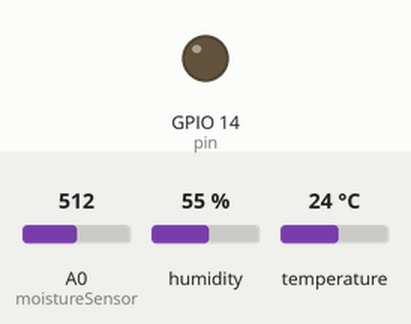
This sketch was run on a simulated ESP8266 (NodeMCU). Shown: output pins drawn as LEDs (lit = HIGH). The inputs (shaded band) are chosen by the test bench; at power-on: A0 (moistureSensor) = 512, humidity 55 %, temperature 24 °C. WiFi joins after 1.5 s; servers stay silent unless stated; the Firebase database answers and starts empty; what the sketch prints to the serial monitor is not drawn.

Above: at 0.1 s.
At 1.7 s:
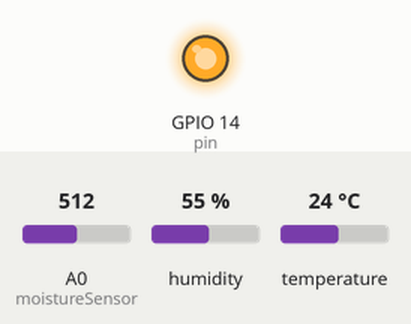
Timing chart, 0 to 3.2 s (numbered marks = the images above):
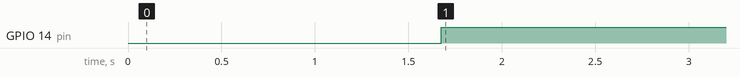

The sketch:

firebase_data.ino
```cpp
 #include <ESP8266WiFi.h>
#include <FirebaseArduino.h>
#include <DHT.h>

#define FIREBASE_HOST "nodemcufirebase-142b3-default-rtdb.firebaseio.com"
#define FIREBASE_AUTH "tKFBQNEWoqybMgKXH0hPXqL08cdlCrjOMCBwfvqj"
#define WIFI_SSID "hello"
#define WIFI_PASSWORD "123456789"

#define DHTPIN 5                                            // Digital pin connected to DHT11
#define DHTTYPE DHT11                                        // Initialize dht type as DHT 11
DHT dht(DHTPIN, DHTTYPE);
int moistureSensor = A0;
int pin=14;


void setup()
{
  Serial.begin(9600);
  dht.begin();                                                  //reads dht sensor data

  WiFi.begin(WIFI_SSID, WIFI_PASSWORD);
  Serial.print("Connecting to ");
  Serial.print(WIFI_SSID);
  while (WiFi.status() != WL_CONNECTED) {
    Serial.print(".");
    delay(500);
  }

  Serial.println();
  Serial.print("Connected");
  Serial.print("IP Address: ");
  Serial.println(WiFi.localIP());                               //prints local IP address
  Firebase.begin(FIREBASE_HOST, FIREBASE_AUTH);                 // connect to the firebase
  pinMode(moistureSensor,INPUT);
  pinMode(pin,OUTPUT);

}

void loop()
{
  float h = dht.readHumidity();                                 // Read Humidity
  float t = dht.readTemperature();                              // Read temperature
  int moi = analogRead(moistureSensor);
  int status=Firebase.getInt("nodemcufirebase-142b3-default-rtdb");


  if (isnan(h) || isnan(t))                                     // Checking sensor working
  {
    Serial.println("Failed to read from DHT sensor!");
    return;
  }
  Serial.print("Humidity: ");
  Serial.print(h);
  String fireHumid = String(h) + String("%");                   //Humidity integer to string conversion

  Serial.print("%  Temperature: ");
  Serial.print(t);
  Serial.println("°C ");
  String fireTemp = String(t) + String("°C");                  //Temperature integer to string conversion
  Serial.print("Moisture:");
  Serial.println(moi);
   if(status==1){
      Serial.println("done");
      digitalWrite(pin,LOW);
   }
   else{
    Serial.println("cancel");
      digitalWrite(pin,HIGH);
   }

  Firebase.setInt("Humidity",h);            //setup path to send Humidity readings
  Firebase.setInt("Temperature",t);         //setup path to send Temperature readings
   Firebase.setInt("Moisture",moi);

    if (Firebase.failed())
    {

      Serial.print("pushing /logs failed:");
      Serial.println(Firebase.error());
      return;
  }
}
```

Measured:
- by itself, GPIO 14 (pin): LOW → HIGH at 1.7 s
